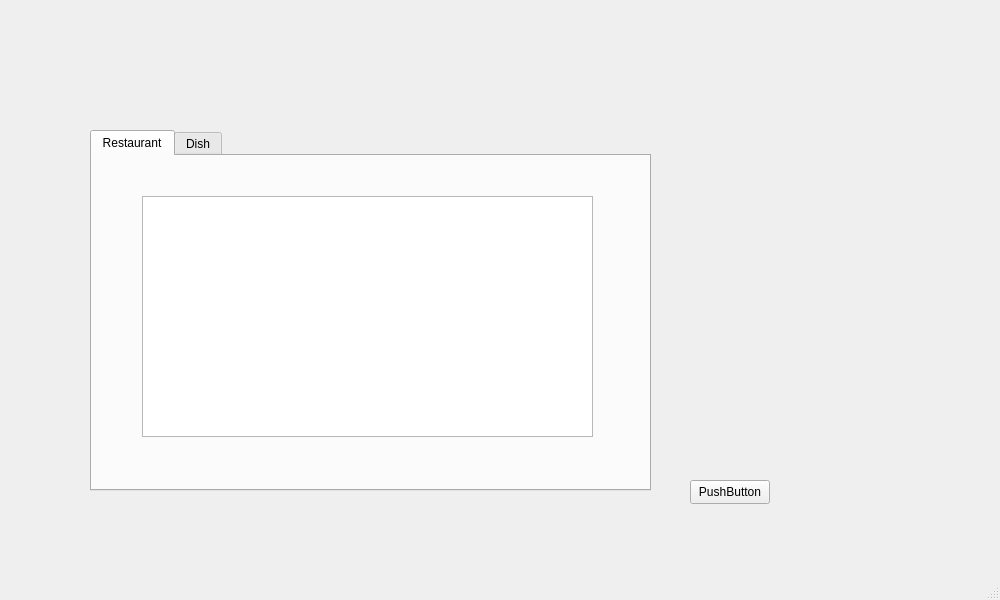
<?xml version="1.0" encoding="UTF-8"?>
<ui version="4.0">
 <class>MainWindow</class>
 <widget class="QMainWindow" name="MainWindow">
  <property name="geometry">
   <rect>
    <x>0</x>
    <y>0</y>
    <width>1000</width>
    <height>600</height>
   </rect>
  </property>
  <property name="windowTitle">
   <string>MainWindow</string>
  </property>
  <widget class="QWidget" name="centralwidget">
   <widget class="QPushButton" name="pushButton">
    <property name="geometry">
     <rect>
      <x>690</x>
      <y>480</y>
      <width>80</width>
      <height>24</height>
     </rect>
    </property>
    <property name="text">
     <string>PushButton</string>
    </property>
   </widget>
   <widget class="QTabWidget" name="tabWidget">
    <property name="geometry">
     <rect>
      <x>90</x>
      <y>130</y>
      <width>561</width>
      <height>361</height>
     </rect>
    </property>
    <property name="currentIndex">
     <number>0</number>
    </property>
    <widget class="QWidget" name="restaurantTab">
     <attribute name="title">
      <string>Restaurant</string>
     </attribute>
     <widget class="QTableWidget" name="RestaurantTableWidget">
      <property name="geometry">
       <rect>
        <x>50</x>
        <y>40</y>
        <width>451</width>
        <height>241</height>
       </rect>
      </property>
     </widget>
    </widget>
    <widget class="QWidget" name="dishTab">
     <attribute name="title">
      <string>Dish</string>
     </attribute>
    </widget>
   </widget>
  </widget>
  <widget class="QMenuBar" name="menubar">
   <property name="geometry">
    <rect>
     <x>0</x>
     <y>0</y>
     <width>1000</width>
     <height>21</height>
    </rect>
   </property>
  </widget>
  <widget class="QStatusBar" name="statusbar"/>
 </widget>
 <resources/>
 <connections/>
</ui>
